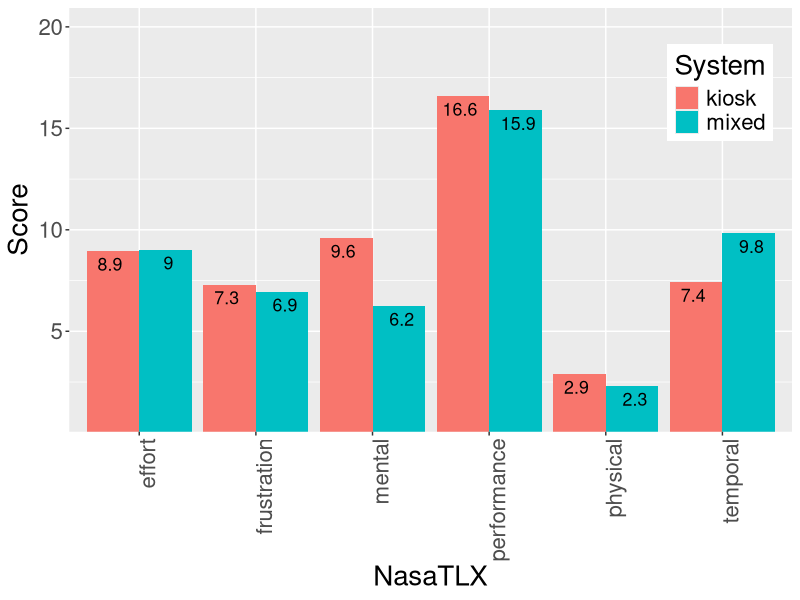
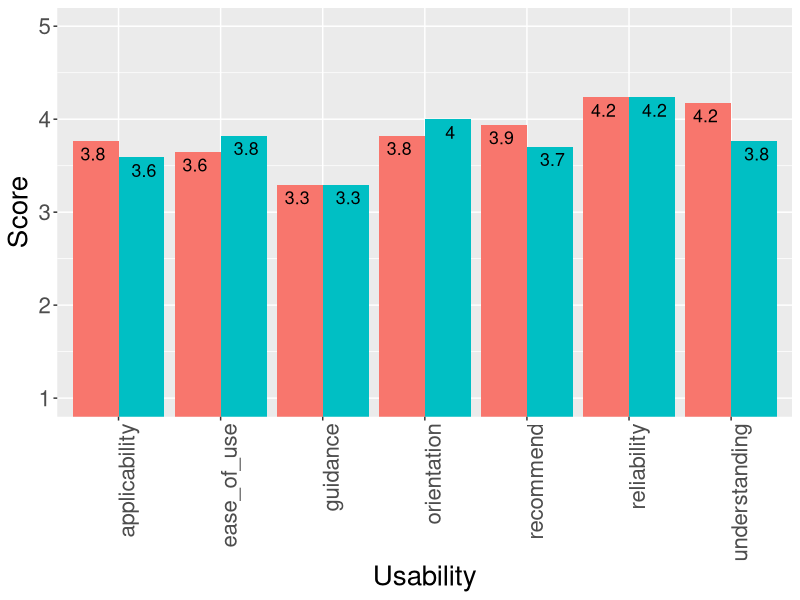

The R script that drew these images, in order: (Note: this script raises an error after producing the figures.)
## ---- chunk 1
studyA_participants <- read.csv("studyAparticipants.csv", header=TRUE, sep=";")
studyB_participants <- read.csv(file="studyBparticipants.csv", header=TRUE, sep=";")
studyA_results <- read.csv(file="studyAresults.csv", header=TRUE, sep=",")
studyB_results <- read.csv(file="studyBresults.csv", header=TRUE, sep=";")
## ---- chunk 2
recodeSantaBarbara <- function(values) {
  x = c()
  for (i in values) {
    x = append(x, c(switch(i,7,6,5,4,3,2,1)))
  }
  return (x)
}

getSenseOfDirectionForPerson <- function(index, dataset) {
  sum = recodeSantaBarbara(dataset$SBSOD1)[index] + dataset$SBSOD2[index] + recodeSantaBarbara(dataset$SBSOD3)[index] + 
    recodeSantaBarbara(dataset$SBSOD4)[index] + recodeSantaBarbara(dataset$SBSOD5)[index] + dataset$SBSOD6[index] + 
    recodeSantaBarbara(dataset$SBSOD7)[index] + dataset$SBSOD8[index] + recodeSantaBarbara(dataset$SBSOD9)[index] + dataset$SBSOD10[index] + dataset$SBSOD11[index] + dataset$SBSOD12[index] + dataset$SBSOD13[index] + recodeSantaBarbara(dataset$SBSOD14)[index] + dataset$SBSOD15[index] 
  return (sum/15)
}

getAllSenseOfDir = function(dataset) {
  x = c()
  for (i in 1:length(dataset[,7])) {
    x = append(x, c(getSenseOfDirectionForPerson(i,dataset)))
  }
  return(x)
}

## ---- chunk 3
getAverageValue = function(dataset, column) {
  persons = length(dataset[,column])
  sum = 0
  for (i in 1:persons) {
    sum = sum + dataset[,column][i]
  }
  return(sum/persons)
}
## ---- chunk 4
getAllSenseOfDir(studyA_participants)
options(digits=1)
## ---- chunk 5
options(digits=2)
studyA_results$nasa_mean <- rowMeans(studyA_results[3:8])

times <- c("interaction_time", "navigation_time")
studyA_times_kiosk <- studyA_results[1:17, times]
studyA_times_mixed <- studyA_results[18:34, times]

nasa <- c("mental", "physical", "temporal", "performance", "effort", "frustration", "nasa_mean")
studyA_nasa_kiosk <- studyA_results[1:17, nasa]
studyA_nasa_mixed <- studyA_results[18:34, nasa]
## ---- chunk 6
library(ggplot2)
library(scales)
library(dplyr)
library(tidyr)

size = 4.5

rowsKiosk = 1:17
rowsMixed = 18:34
df <- data.frame(System = c("kiosk", "mixed"),
                 mental = c(mean(studyA_results[rowsKiosk,]$mental), mean(studyA_results[rowsMixed,]$mental)),
                 physical = c(mean(studyA_results[rowsKiosk,]$physical), mean(studyA_results[rowsMixed,]$physical)),
                 temporal = c(mean(studyA_results[rowsKiosk,]$temporal), mean(studyA_results[rowsMixed,]$temporal)),
                 performance = c(mean(studyA_results[rowsKiosk,]$performance), mean(studyA_results[rowsMixed,]$performance)),
                 effort = c(mean(studyA_results[rowsKiosk,]$effort), mean(studyA_results[rowsMixed,]$effort)),
                 frustration = c(mean(studyA_results[rowsKiosk,]$frustration), mean(studyA_results[rowsMixed,]$frustration)))
DFtall <- df %>% gather(key = NasaTLX, value = Score, mental:frustration)

#png(file="studyA_nasa.png")
ggplot(DFtall, aes(NasaTLX, Score, fill = System)) + 
  geom_col(position = "dodge") +
  geom_text(aes(label = round(Score, 1)), position = position_dodge(width = 1), vjust = 1.5, hjust = 0.5, size = size) +
  coord_cartesian(ylim = c(1, 20)) +
  theme(text = element_text(size=20), axis.text.x = element_text(angle=90, hjust=1), legend.position = c(0.9, 0.8)) 
#dev.off()            
## ---- chunk 7
rowsKiosk = 1:17
rowsMixed = 18:34
df <- data.frame(group = c("kiosk", "mixed"),
                 ease_of_use = c(mean(studyA_results[rowsKiosk,]$easeofuse), mean(studyA_results[rowsMixed,]$easeofuse)),
                 understanding = c(mean(studyA_results[rowsKiosk,]$understanding), mean(studyA_results[rowsMixed,]$understanding)),
                 guidance = c(mean(studyA_results[rowsKiosk,]$guidance), mean(studyA_results[rowsMixed,]$guidance)),
                 reliability = c(mean(studyA_results[rowsKiosk,]$relicability), mean(studyA_results[rowsMixed,]$relicability)),
                 orientation = c(mean(studyA_results[rowsKiosk,]$orientation), mean(studyA_results[rowsMixed,]$orientation)),
                 recommend = c(mean(studyA_results[rowsKiosk,]$recommendation), mean(studyA_results[rowsMixed,]$recommendation)),
                 applicability = c(mean(studyA_results[rowsKiosk,]$applicability), mean(studyA_results[rowsMixed,]$applicability)))
DFtall <- df %>% gather(key = Usability, value = Score, ease_of_use:applicability)

#png(file="studyA_use.png")
ggplot(DFtall, aes(Usability, Score, fill = group)) + 
  geom_col(position = "dodge") +
  geom_text(aes(label = round(Score, 1)), position = position_dodge(width = 1), vjust = 1.5, hjust = 0.5, size = size) +
  coord_cartesian(ylim = c(1, 5)) + 
  theme(text = element_text(size=20), axis.text.x = element_text(angle=90, hjust=1), legend.position = "none") 
#dev.off()
## ---- chunk 8
options(digits=1)
getAllSenseOfDir(studyB_results)
## ---- chunk 9
options(digits=0)
## ---- chunk 10
options(digits=2)
studyB_results$nasa_mean <- rowMeans(studyB_results[3:8])

times <- c("interaction_time", "navigation_time")
studyB_times_kiosk <- studyB_results[1:14, times]
studyB_times_app <- studyB_results[15:28, times]

nasa <- c("mental", "physical", "temporal", "performance", "effort", "frustration", "nasa_mean")
studyB_nasa_kiosk <- studyB_results[1:14, nasa]
studyB_nasa_app <- studyB_results[15:28, nasa]
## ---- chunk 11
rowsKiosk = 1:14
rowsMixed = 15:28
df <- data.frame(System = c("kiosk", "mobile"),
                 mental = c(mean(studyB_results[rowsKiosk,]$mental), mean(studyB_results[rowsMixed,]$mental)),
                 physical = c(mean(studyB_results[rowsKiosk,]$physical), mean(studyB_results[rowsMixed,]$physical)),
                 temporal = c(mean(studyB_results[rowsKiosk,]$temporal), mean(studyB_results[rowsMixed,]$temporal)),
                 performance = c(mean(studyB_results[rowsKiosk,]$performance), mean(studyB_results[rowsMixed,]$performance)),
                 effort = c(mean(studyB_results[rowsKiosk,]$effort), mean(studyB_results[rowsMixed,]$effort)),
                 frustration = c(mean(studyB_results[rowsKiosk,]$frustration), mean(studyB_results[rowsMixed,]$frustration)))
DFtall <- df %>% gather(key = NasaTLX, value = Score, mental:frustration)

#png(file="studyB_nasa.png")
ggplot(DFtall, aes(NasaTLX, Score, fill = System)) + 
  geom_col(position = "dodge") +
  geom_text(aes(label = round(Score, 1)), position = position_dodge(width = 1), vjust = 1.5, hjust = 0.5, size = size) +
  coord_cartesian(ylim = c(1, 20)) +
  theme(text = element_text(size=20), axis.text.x = element_text(angle=90, hjust=1), legend.position = c(0.9, 0.8)) 
#dev.off()            
## ---- chunk 12
rowsKiosk = 1:14
rowsMixed = 15:28
df <- data.frame(group = c("kiosk", "mobile"),
                 ease_of_use = c(mean(studyB_results[rowsKiosk,]$easeofuse), mean(studyB_results[rowsMixed,]$easeofuse)),
                 understanding = c(mean(studyB_results[rowsKiosk,]$understanding), mean(studyB_results[rowsMixed,]$understanding)),
                 guidance = c(mean(studyB_results[rowsKiosk,]$guidance), mean(studyB_results[rowsMixed,]$guidance)),
                 reliability = c(mean(studyB_results[rowsKiosk,]$relicability), mean(studyB_results[rowsMixed,]$relicability)),
                 orientation = c(mean(studyB_results[rowsKiosk,]$orientation), mean(studyB_results[rowsMixed,]$orientation)),
                 recommend = c(mean(studyB_results[rowsKiosk,]$recommendation), mean(studyB_results[rowsMixed,]$recommendation)),
                 applicability = c(mean(studyB_results[rowsKiosk,]$applicability), mean(studyB_results[rowsMixed,]$applicability)))
DFtall <- df %>% gather(key = Usability, value = Score, ease_of_use:applicability)

#png(file="studyB_use.png")
ggplot(DFtall, aes(Usability, Score, fill = group)) + 
  geom_col(position = "dodge") +
  scale_y_continuous(breaks = c(1:5), labels = c("1", "2", "3", "4", "5")) +
  geom_text(aes(label = round(Score, 1)), position = position_dodge(width = 1), vjust = 1.5, hjust = 0.5, size = size) +
  coord_cartesian(ylim = c(1, 5)) +
  theme(text = element_text(size=20), axis.text.x = element_text(angle=90, hjust=1), legend.position = "none")  
#dev.off()
